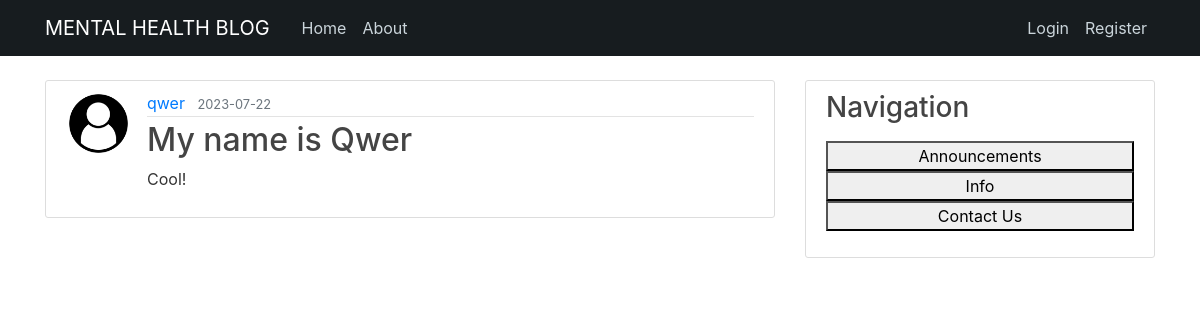
Screenshot of /post/2 with the database file from the repository.
### app/models.py (models this page shows, shortened)
class User(db.Model, UserMixin):
    id = db.Column(db.Integer, primary_key=True)
    username = db.Column(db.String(20), unique=True, nullable=False)
    email = db.Column(db.String(120), unique=True, nullable=False)
    image_file = db.Column(db.String(20), nullable=False, default='default.png')
    password = db.Column(db.String(60), nullable=False)
    posts = db.relationship('Post', backref='author', lazy=True)

class Post(db.Model):
    id = db.Column(db.Integer, primary_key=True)
    title = db.Column(db.String(100), nullable=False)
    date_posted = db.Column(db.DateTime, nullable=False, default=datetime.utcnow)
    content = db.Column(db.Text, nullable=False)
    user_id = db.Column(db.Integer, db.ForeignKey('user.id'), nullable=False)

### app/posts/routes.py (the view)
@posts.route("/post/<int:post_id>")
def post(post_id):
    post = Post.query.get_or_404(post_id)
    return render_template('post.html', title =post.title, post=post)

### app/templates/post.html (shortened to what this page needs)
{% extends "layout.html" %}
{% block content %}
  <article class="media content-section">
    <img class="rounded-circle article-img" src="{{ url_for('static', filename='ProfilePic/' + post.author.image_file) }}">
    <div class="media-body">
      <div class="article-metadata">
        <a class="mr-2" href="#">{{ post.author.username }}</a>
        <small class="text-muted">{{ post.date_posted.strftime('%Y-%m-%d') }}</small>
      </div>
      <h2 class="article-title">{{ post.title }}</h2>
      <p class="article-content">{{ post.content }}</p>
    </div>
  </article>
{% endblock content %}

### app/static/main.css (style rules this page uses)
body { background-image: url('https://coolbackgrounds.io/images/backgrounds/index/ranger-4df6c1b6.png'); background-repeat: no-repeat; background-size: cover; color: #333333; margin-top: 5rem; }
h1, h2, h3, h4, h5, h6 { color: #444444; }
.content-section { background: #ffffff; padding: 10px 20px; border: 1px solid #dddddd; border-radius: 3px; margin-bottom: 20px; }
.article-title { color: #444444; }
.article-content { white-space: pre-line; }
.article-img { height: 65px; width: 65px; margin-right: 16px; }
.article-metadata { padding-bottom: 1px; margin-bottom: 4px; border-bottom: 1px solid #e3e3e3 }

### rows the page displays
User: image_file (picture), author.username "qwer"
Post: date_posted "2023-07-22", title "My name is Qwer", content "Cool!"
